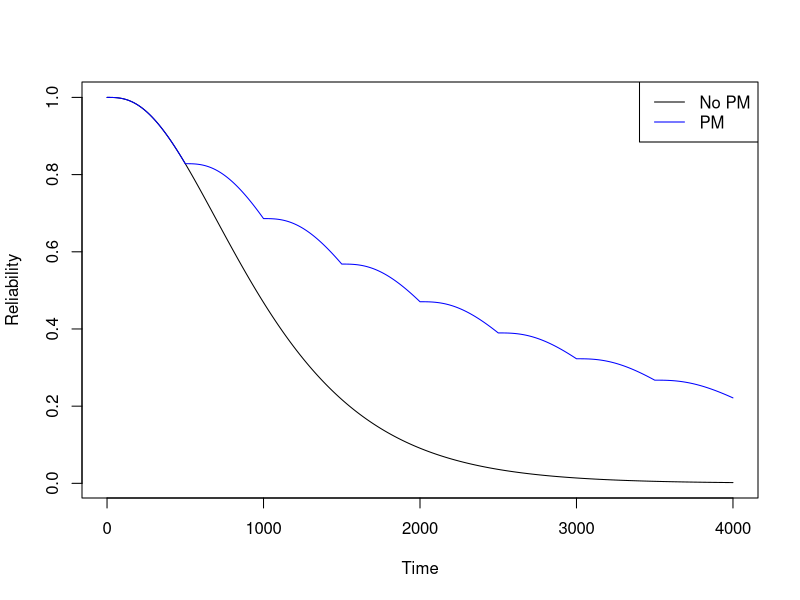

The R script that drew this image:
### R code from vignette source 'HW3.Rnw'

###################################################
### code chunk number 1: HW3.Rnw:16-49
###################################################
##### parameters
lam = 0.001
n = 4
k = 2
tau = 500

##### MTTF without renewal
sum <- 0
for (i in k:n){
	sum <- sum + 1/i
}

mttf <- 1/lam*sum

##### MTTF with renewal
num<-0
for(i in k:n){
	for(j in 0:(n-i)){
		num <- num + {gamma(n+1)/{gamma(i+1)*gamma(j+1)*gamma(n-i-j+1)}* 			(-1)^(j+1) * 1/{lam*(i+j)} * {exp(-((i+j)*lam*tau)) - 1}}
	}
}

den<-0
for(i in k:n){
	for(j in 0:(n-i)){
		den <- den + {gamma(n+1)/{gamma(i+1)*gamma(j+1)*gamma(n-i-j+1)}* 			(-1)^j * exp(-((i+j)*lam*tau))}
	}
}

den <- 1-den
mttfPM <- num/den

inc<-mttfPM/mttf


###################################################
### code chunk number 2: rel_compare
###################################################
##### reliability function without renewal
R_t <- function(lam,n,k,t){
	f<-0
	for(i in k:n){
		for(j in 0:(n-i)){
			f <- f + {gamma(n+1)/{gamma(i+1)*gamma(j+1)*gamma(n-i-j+1)}* 				(-1)^j * exp(-((i+j)*lam*t))}
		}
	}
	return(f)
}

##### reliability function with renewal
R_tau <- function(lam,n,k,t,tau){
	f<-{R_t(lam,n,k,tau)}^(floor(t/tau))*R_t(lam,n,k,t-tau*floor(t/tau))
	return(f)
}

##### plot reliabilities
t <- seq(0,4000,by=0.5)
f <- R_t(lam,n,k,t)
g <- R_tau(lam,n,k,t,tau)

png("rel_compare.png")
plot(t,f,type="l",xlab="Time",ylab="Reliability")
par(new=TRUE)
points(t,g,type="l",col="blue")
legend("topright",c("No PM","PM"),lty=c(1,1),col=c("black","blue"))
null<-dev.off()


